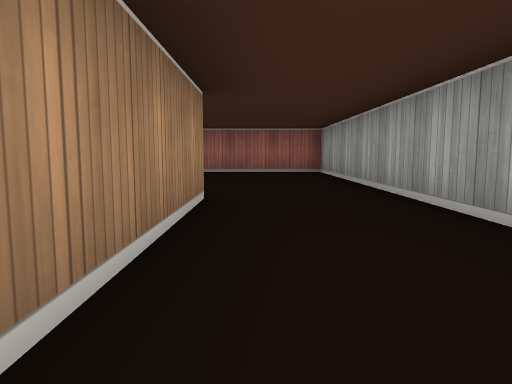
[1] (above)

15 first-person views from a walk through a cub3D maze. The camera is about half as high as the walls, tilts 6° down and sees 70° across. The floor is counted in squares. Each view is taken from the middle of a square. On the plan, view 1 faces up. The plan holds only what a view shows up to about 9 squares ahead; the rest is blank.

[2]
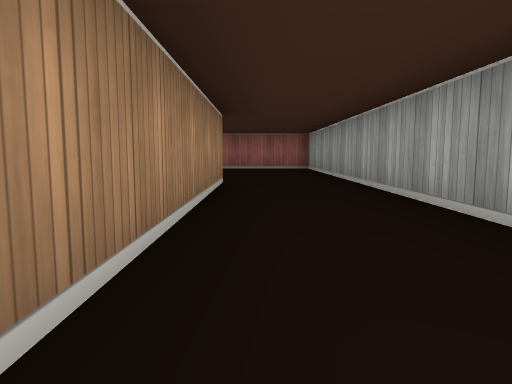

[3]
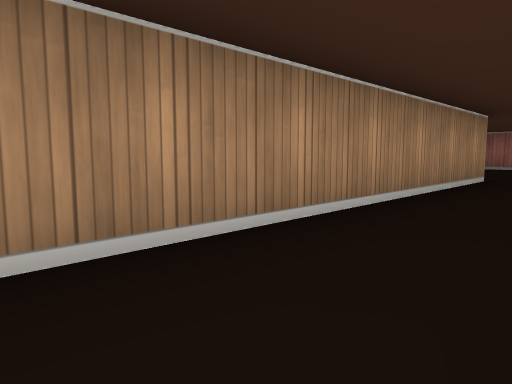

[4]
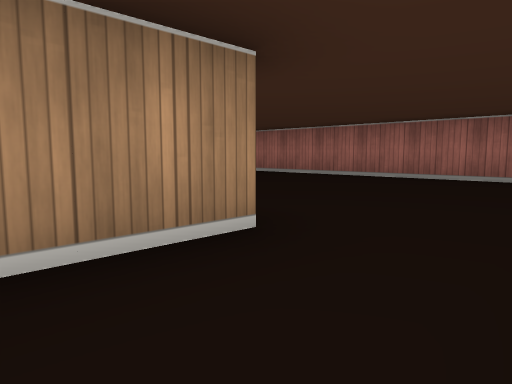

[5]
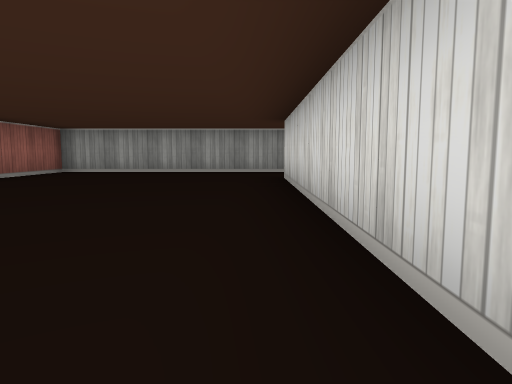

[6]
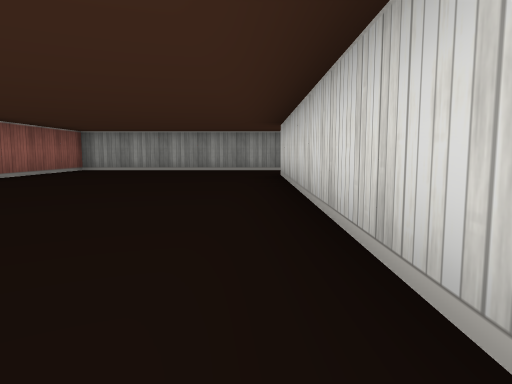

[7]
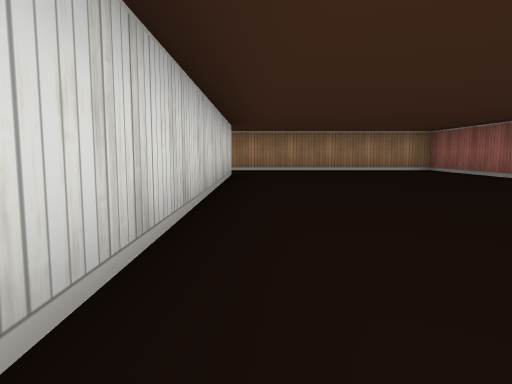

[8]
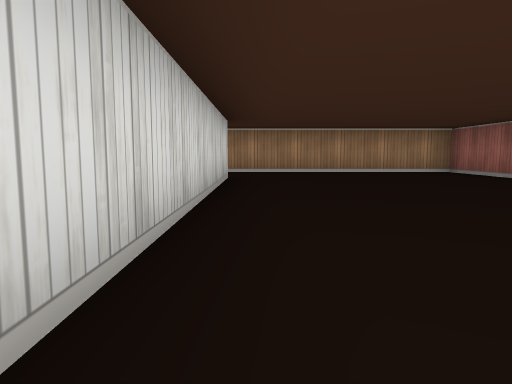

[9]
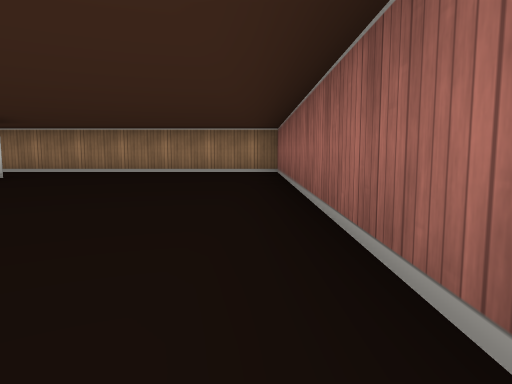

[10]
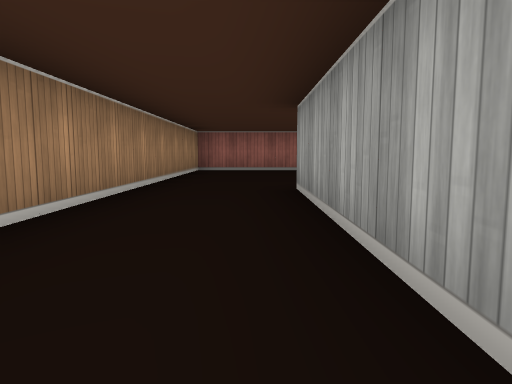

[11]
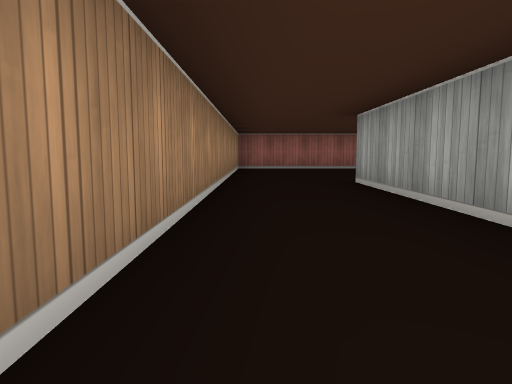

[12]
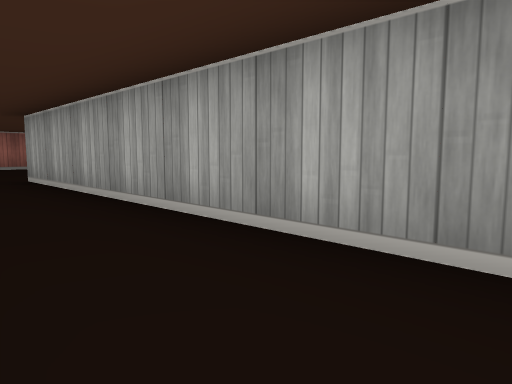

[13]
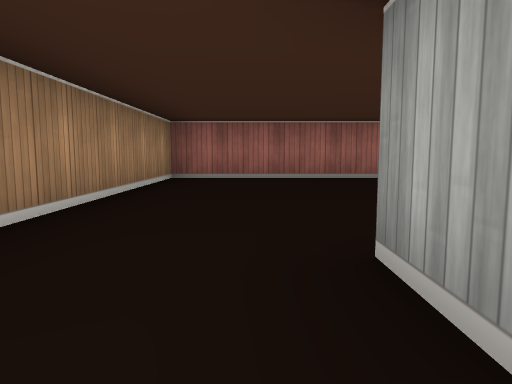

[14]
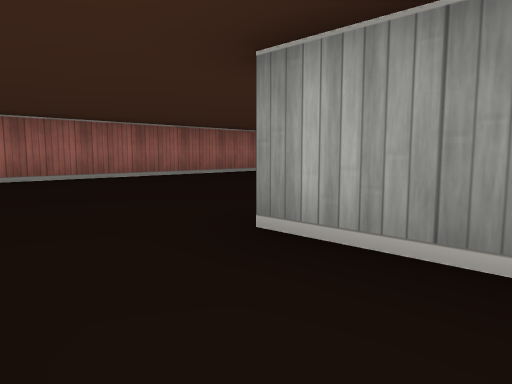

[15]
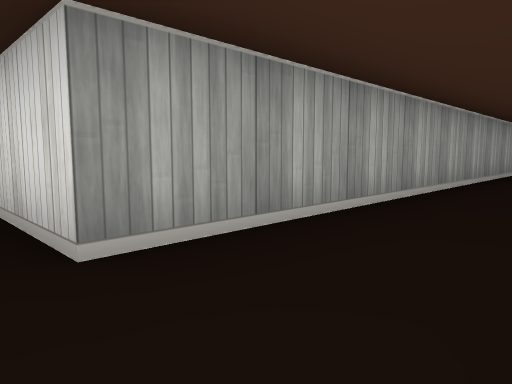

### Floor plan
Points are (right, up) in squares from view 1. A wall is a line through its corners. A room is listed if a view was taken in it or the views show most of it. See-through windows are left out.
Room 1 (views 1, 2, 3, 4, 10, 11, 12, 13, 14, 15)
walls: (-11.5, -4.5) (-11.5, 3.5); (-13.5, 4.5) (-13.5, -1.4); (1.5, 0) (1.5, 3.5); (-0.5, 3.5) (-0.5, -2.8)
ways out: opening at (-12.5, 3.5) to room 2; opening at (0.5, 3) to room 2
Room 2 (views 5, 6, 7, 8, 9)
walls: (-11.5, 3.5) (-0.5, 3.5); (1.5, 3.5) (1.5, 8.5) (-13.5, 8.5) (-13.5, 4.5)
ways out: opening at (-12.5, 3.5) to room 1; opening at (0.5, 3) to room 1

Where each view was taken, in squares from view 1:
view 1: 0 up, 0 right, facing up
view 2: 2 down, 0 right, facing up
view 3: 3 down, 1 right, facing up-left
view 4: 2 up, 1 right, facing up-left
view 5: 4 up, 7 left, facing right
view 6: 4 up, 8 left, facing right
view 7: 4 up, 4 left, facing left
view 8: 4 up, 5 left, facing left
view 9: 8 up, 5 left, facing left
view 10: 1 down, 12 left, facing up
view 11: 2 down, 13 left, facing up
view 12: 3 down, 13 left, facing up-right
view 13: 2 up, 12 left, facing up
view 14: 2 up, 13 left, facing up-right
view 15: 4 up, 13 left, facing down-right
